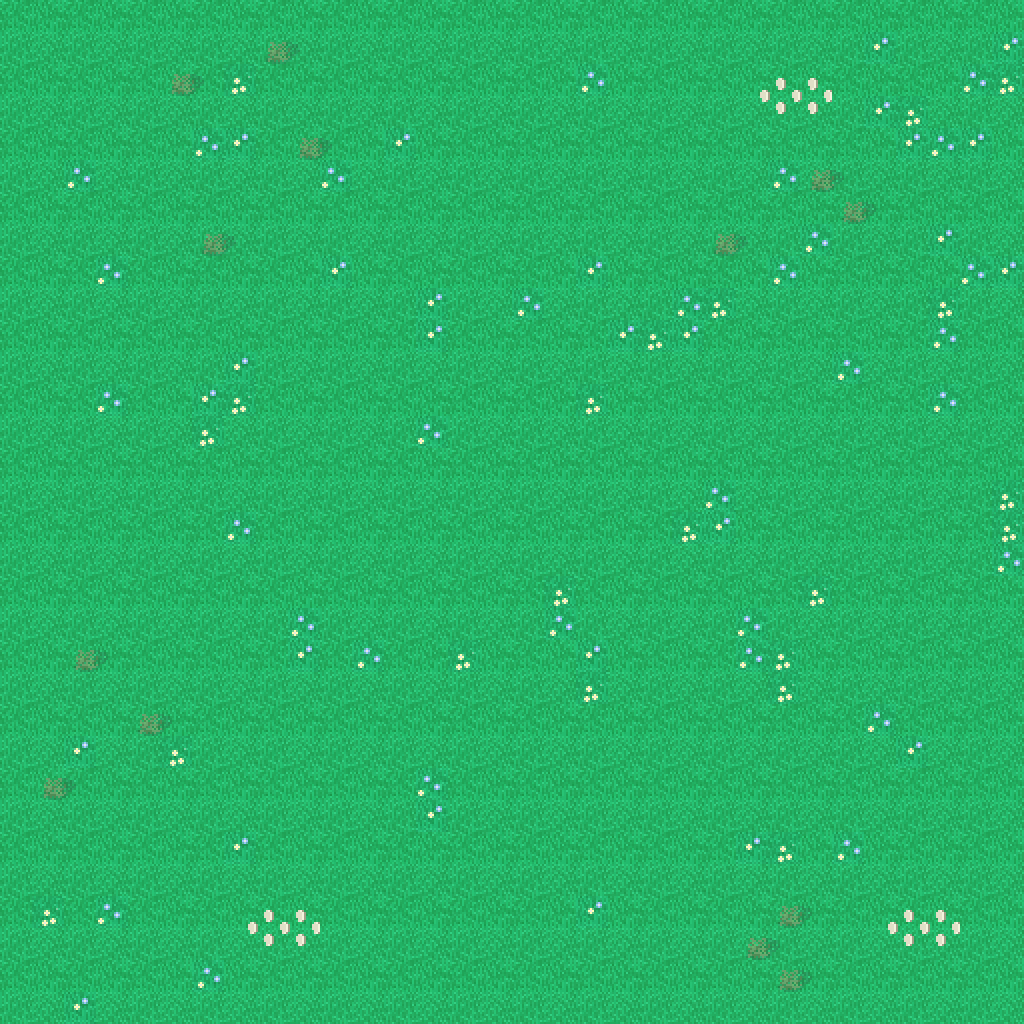

Below is a game level as drawn by its tile map, then a one-line description and the .tmx that defines it (tile-layer data replaced by summaries):
An orthogonal 32x32 tile map with 32x32 px tiles, 2 tile layers (bg, entity).

<map version="1.8" tiledversion="1.10.2" orientation="orthogonal" renderorder="right-down" width="32" height="32" tilewidth="32" tileheight="32" infinite="0" nextlayerid="3" nextobjectid="1">
 <tileset firstgid="1" source="tilesheet1.tsx" />
 <layer id="1" name="bg" width="32" height="32">
  <data>[1024 cells, 1024 non-empty, 8 distinct tile ids]</data>
 </layer>
 <layer id="2" name="entity" width="32" height="32">
  <data>[1024 cells, 123 non-empty, 15 distinct tile ids]</data>
 </layer>
</map>
